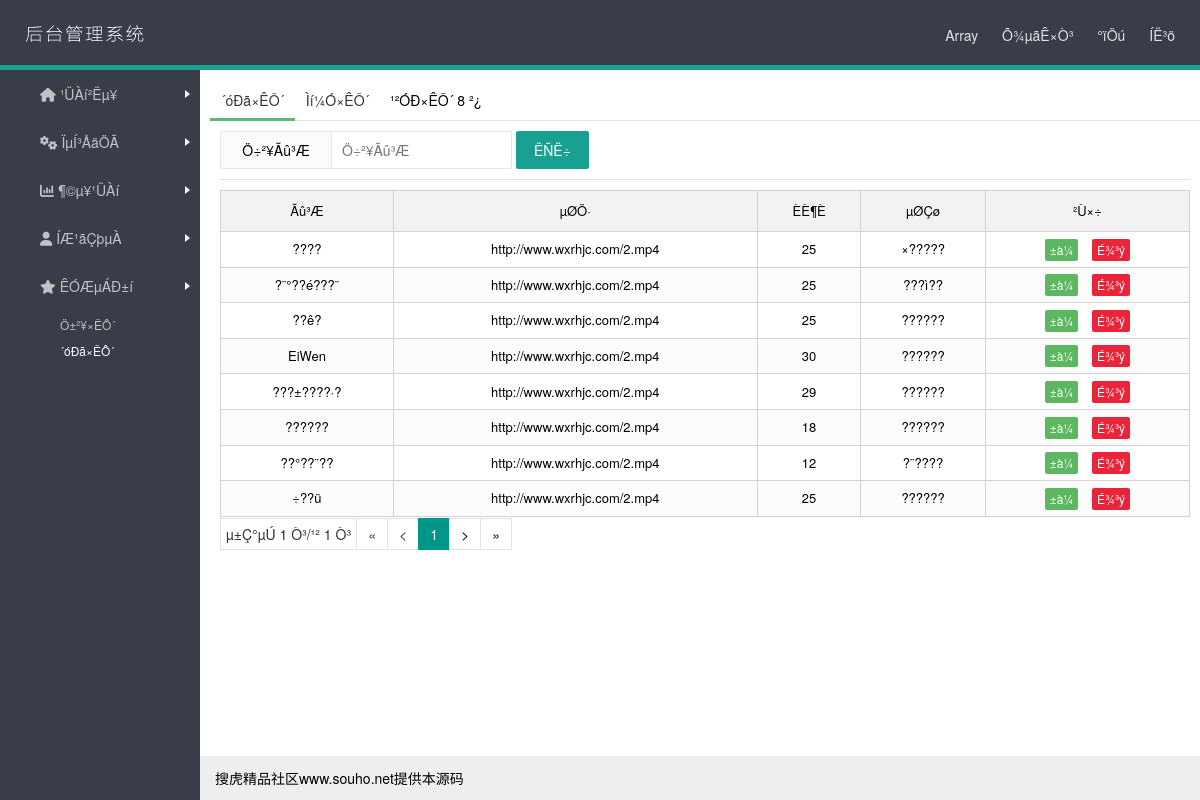
Screenshot of /admin/daxiu.php (signed in) with the database file from the repository.
### tables this page shows
CREATE TABLE `daxiu` (
  `id` int(11) NOT NULL AUTO_INCREMENT,
  `pic` varchar(1000) NOT NULL,
  `name` varchar(1000) NOT NULL,
  `url` varchar(1000) NOT NULL,
  `hit` varchar(255) DEFAULT NULL,
  `diqu` varchar(255) DEFAULT NULL,
  PRIMARY KEY (`id`)
);

### config/common.php (called while the page is built, shortened)
<?php
function ubo($sql_str) {
$check=eregi('select|insert|update|delete|script|iframe|\'|\/\*|\*|\.\.\/|\.\/|union|into|load_file|outfile', $sql_str);
if($check){
echo "ÊäÈë·Ç·¨×¢ÈëÄÚÈÝ£¡";
exit();
}else{
return $sql_str;
}
}
?>

### admin/daxiu.php (the view, shortened to what this page needs)
<?php
include("../config/common.php");
$name=ubo($_GET["name"]);
?>
<!DOCTYPE html>
<html lang="zh-CN">
<head>
<link rel="stylesheet" href="css/layui.css" media="all">
<link rel="stylesheet" href="css/font-awesome.min.css">
<link rel="stylesheet" href="css/admin.css">
</head>
<body>
<div class="layui-layout layui-layout-admin">
<?php include_once('header.php'); ?>
<?php include_once('left.php'); ?>
<div class="layui-body">
<div class="layui-tab layui-tab-brief">
<ul class="layui-tab-title">
<li class="layui-this"><a href="daxiu.php">´óÐã×ÊÔ´</a></li>
<li class=""><a href="daxiutj.php">Ìí¼Ó×ÊÔ´</a></li>
<?php
$sql = mysql_query("SELECT * FROM daxiu");
$bs = mysql_num_rows($sql);
?>
<li class="layui">¹²ÓÐ×ÊÔ´ <?php if($bs==null){?>0<?php }else{?><?php echo $bs?><?php }?> ²¿ </li>
</ul>
<div class="layui-tab-content">
<form class="layui-form layui-form-pane" action="" method="get">
<div class="layui-inline">
<label class="layui-form-label">Ö÷²¥Ãû³Æ</label>
<div class="layui-input-inline">
<input type="text" name="name" value="<?php if($name==null){ }else{ echo $name;}?>" placeholder="Ö÷²¥Ãû³Æ" class="layui-input">
</div>
</div>
<div class="layui-inline">
<button class="layui-btn">ËÑË÷</button>
</div>
</form>
<hr>
<div class="layui-tab-item layui-show">
<table class="layui-table">
<thead>
<tr>
<th align="center" >Ãû³Æ</th>
<th align="center">µØÖ·</th>
<th align="center">ÈÈ¶È</th>
<th align="center">µØÇø</th>
<th align="center">²Ù×÷</th>
</tr>
</thead>
<tbody>
<?php
$Page_size=18;
$sql = "WHERE 1=1";
$result = mysql_query("select id from daxiu   ".$sql."  ");
$count = mysql_num_rows($result);
$page_count = ceil($count/$Page_size);
$init=1;
$max_p=$page_count;
$pages=$page_count;
if(empty($_GET['page'])||$_GET['page']<0){
$page=1;
}else {
$page=$_GET['page'];
}
$offset=$Page_size*($page-1);
$query = mysql_query("select * from  daxiu   ".$sql." order by id desc   limit $offset, $Page_size");
while ($a=mysql_fetch_array($query)) {
?>
<tr>
<td align="center"><?php echo $a[name]?></td>
<td align="center"><?php if($a[url]==null){ ?>ÎÞÊÓÆµµØÖ·<?php }else{ ?><?php echo $a[url]?><?php } ?></td>
<td align="center"><?php echo $a[hit]?></td>
<td align="center"><?php echo $a[diqu]?></td>
<td align="center">
<a href="daxiuedit.php?id=<?php echo $a[id]?>&page=<?php echo $page?>" class="layui-btn layui-btn-normal layui-btn-mini">±à¼­</a>
<a href="?action=del&delid=<?php echo $a[id]?>&page=<?php echo $page?>"  target="msgubotj" class="layui-btn layui-btn-danger layui-btn-mini ajax-delete">É¾³ý</a></td>
</tr>
<?php
}
$key.="<li><a class='number' >µ±Ç°µÚ $page Ò³/¹² $pages Ò³</a></li>";
if($page!=1){
if($name){
$key.="<li><a href=\"".$_SERVER['PHP_SELF']."?page=1&name=$name\">&laquo;</a></li>";
$key.="<li><a href=\"".$_SERVER['PHP_SELF']."?page=".($page-1)."&name=$name\">&lt;</a></li>";
}else {
$key.="<li><a href=\"".$_SERVER['PHP_SELF']."?page=1\">&laquo;</a></li>";
$key.="<li><a href=\"".$_SERVER['PHP_SELF']."?page=".($page-1)."\">&lt;</a></li>";
}
}else {
$key.="<li><a>&laquo;</a> ";
$key.="<li><a >&lt;</a>";
}
for($i=$init;$i<=$max_p;$i++){
if($i==$page){
$key.='<li class="active"><span>'.$i.'</span></li>';
} else {
if($name){
$key.="<li><a href=\"".$_SERVER['PHP_SELF']."?page=".$i."&name=$name\">".$i."</a></li>";
} else {
$key.="<li><a href=\"".$_SERVER['PHP_SELF']."?page=".$i."\">".$i."</a></li>";
}
}
}
if($page!=$pages){
if($name){
$key.="<li><a href=\"".$_SERVER['PHP_SELF']."?page=".($page+1)."&name=$name\">&gt;</a></li> ";
$key.="<li><a href=\"".$_SERVER['PHP_SELF']."?page={$pages}&name=$name\">&raquo;</a></li> ";
}else {
$key.="<li><a href=\"".$_SERVER['PHP_SELF']."?page=".($page+1)."\">&gt;</a></li> ";
$key.="<li><a href=\"".$_SERVER['PHP_SELF']."?page={$pages}\">&raquo;</a></li> ";
}
}else {
$key.="<li>&gt;</li>";
$key.="<li>&raquo;</li>";
}
$key.='';
?>
</tbody>
</table>
<ul class="pagination">
<?php if($count =="0"){?><?php }else{?><?php echo $key?><?php }?>
</ul>
</div>
</div>
</div>
</div>
<?php include_once('foot.php'); ?>
</body>
</html>

### admin/css/layui.css (style rules this page uses)
.layui-btn,.layui-inline,img { vertical-align:middle }
.layui-btn,.layui-unselect { -webkit-user-select:none;-ms-user-select:none;-moz-user-select:none }
.layui-laypage a,a { text-decoration:none }
.layui-btn,.layui-tree li i,.layui-unselect { -moz-user-select:none }
blockquote,body,button,dd,div,dl,dt,form,h1,h2,h3,h4,h5,h6,input,li,ol,p,pre,td,textarea,th,ul { margin:0;padding:0;-webkit-tap-highlight-color:rgba(0,0,0,0) }
li { list-style:none }
table { border-collapse:collapse;border-spacing:0 }
button,input,optgroup,option,select,textarea { font-family:inherit;font-size:inherit;font-style:inherit;font-weight:inherit;outline:0 }
body { line-height:24px;font:14px Helvetica Neue,Helvetica,PingFang SC,\5FAE\8F6F\96C5\9ED1,Tahoma,Arial,sans-serif }
hr { height:1px;margin:10px 0;border:0;background-color:#e2e2e2;clear:both }
a { color:#333 }
.layui-inline { position:relative;display:inline-block;*display:inline;*zoom:1 }
.layui-show { display:block!important }
.layui-body { position:absolute;left:200px;right:0;top:0;bottom:0;z-index:998;width:auto;overflow:hidden;overflow-y:auto;-webkit-box-sizing:border-box;-moz-box-sizing:border-box;box-sizing:border-box }
.layui-layout-admin .layui-body { top:70px;bottom:44px }
.layui-btn,.layui-input,.layui-textarea,.layui-upload-button { outline:0;-webkit-transition:border-color .3s cubic-bezier(.65,.05,.35,.5);transition:border-color .3s cubic-bezier(.65,.05,.35,.5);-webkit-box-sizing:border-box!important;-moz-box-sizing:border-box!important;box-sizing:border-box!important }
.layui-btn { display:inline-block;height:38px;line-height:38px;padding:0 18px;background-color:#009688;color:#fff;white-space:nowrap;text-align:center;border:none;border-radius:2px;cursor:pointer;opacity:.9;filter:alpha(opacity=90) }
.layui-btn+.layui-btn { margin-left:10px }
.layui-btn-normal { background-color:#1E9FFF }
.layui-btn-danger { background-color:#FF5722 }
.layui-btn-mini { height:22px;line-height:22px;padding:0 5px;font-size:12px }
.layui-input,.layui-textarea { display:block;width:100%;padding-left:10px;height:38px;line-height:38px;line-height:36px\9;border:1px solid #e6e6e6;background-color:#fff;border-radius:2px }
.layui-form-label,.layui-form-mid,.layui-textarea { line-height:20px;position:relative }
.layui-form-label { float:left;display:block;padding:9px 15px;width:100px;font-weight:400;text-align:right }
.layui-input-block,.layui-input-inline { position:relative }
.layui-input-inline { display:inline-block;vertical-align:middle }
.layui-form-pane .layui-form-label { width:80px;padding:8px 15px;line-height:20px;border:1px solid #e6e6e6;border-radius:2px 0 0 2px;text-align:center;background-color:#FBFBFB;overflow:hidden;white-space:nowrap;text-overflow:ellipsis }
.layui-form-pane .layui-input-inline { margin-left:-1px }
.layui-form-pane .layui-input { border-radius:0 2px 2px 0 }
.layui-table { width:100%;margin:1px 0 }
.layui-table thead tr { background-color:#f2f2f2 }
.layui-table td,.layui-table th { padding:6px 10px;min-height:20px;line-height:20px;border:1px solid #d2d2d2;font-size:13px;font-weight:400 }
.layui-table th { padding:10px }
.layui-table tr { background-color:#fff }
.layui-table tr:nth-child(even) { background:#fbfbfb }
.layui-tab { margin:10px 0;overflow:hidden;text-align:left!important }
.layui-fixbar li,.layui-tab-bar,.layui-tab-title li,.layui-util-face ul li { cursor:pointer;text-align:center }
.layui-tab-title { position:relative;left:0;height:40px;white-space:nowrap;font-size:0;border-bottom:1px solid #e2e2e2;transition:all .2s;-webkit-transition:all .2s }
.layui-tab-title li { display:inline-block;*display:block;*zoom:1;vertical-align:middle;font-size:14px;transition:all .3s;-webkit-transition:all .3s;position:relative;line-height:40px;min-width:65px;padding:0 10px }
.layui-tab-title .layui-this { color:#000 }
.layui-tab-title .layui-this:after { position:absolute;left:0;top:0;content:'';width:100%;height:41px;border:1px solid #e2e2e2;border-bottom-color:#fff;border-radius:2px 2px 0 0;-webkit-box-sizing:border-box!important;-moz-box-sizing:border-box!important;box-sizing:border-box!important;pointer-events:none }
.layui-tab-item,.layui-util-face .layui-layer-TipsG { display:none }
.layui-tab-content { padding:10px }
.layui-tab-brief>.layui-tab-title .layui-this { color:#009688 }
.layui-tab-brief>.layui-tab-more li.layui-this:after,.layui-tab-brief>.layui-tab-title .layui-this:after { border:none;border-radius:0;border-bottom:3px solid #5FB878 }

### rows the page displays
daxiu: name "????", url "http://www.wxrhjc.com/2.mp4", hit "25", diqu "×?????"
daxiu: name "?¨°??é???¨", url "http://www.wxrhjc.com/2.mp4", hit "25", diqu "???ì??"
daxiu: name "??ê?", url "http://www.wxrhjc.com/2.mp4", hit "25", diqu "??????"
daxiu: name "EiWen", url "http://www.wxrhjc.com/2.mp4", hit "30", diqu "??????"
daxiu: name "???±????·?", url "http://www.wxrhjc.com/2.mp4", hit "29", diqu "??????"
daxiu: name "??????", url "http://www.wxrhjc.com/2.mp4", hit "18", diqu "??????"
daxiu: name "??°??¨??", url "http://www.wxrhjc.com/2.mp4", hit "12", diqu "?¨????"
daxiu: name "÷??ü", url "http://www.wxrhjc.com/2.mp4", hit "25", diqu "??????"

### other values shown
$admin "Array"
$bs "8"
$page "1"
$pages "1"
